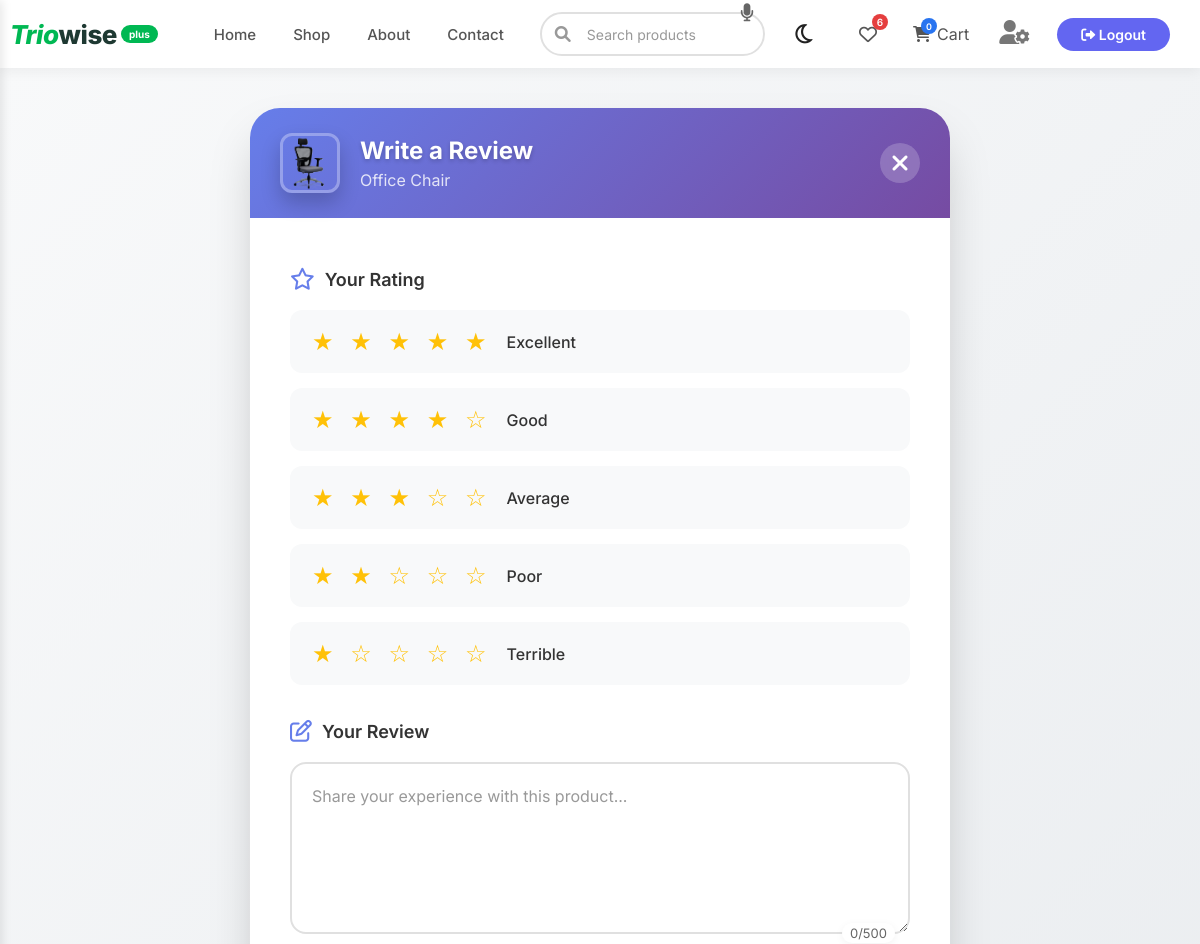
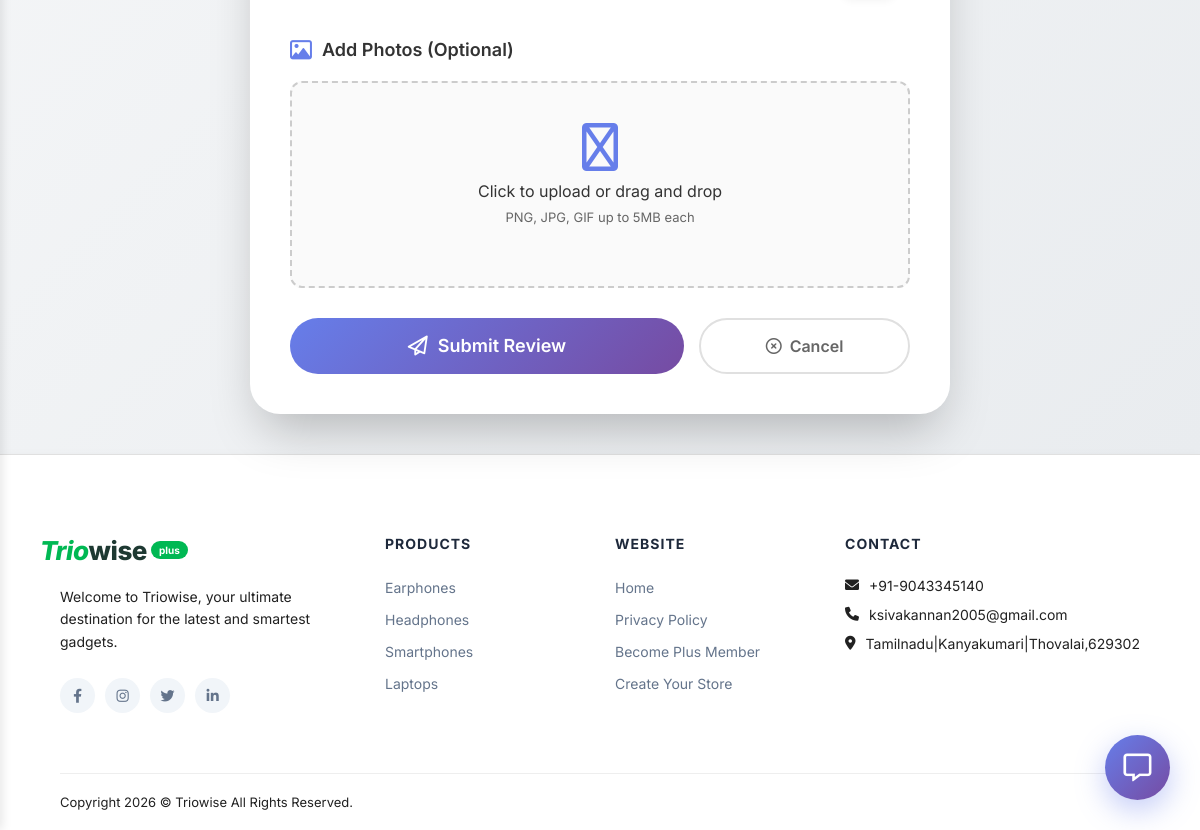
Page /product/96/review (signed in) on the committed database (2 pictures, top to bottom).
### models.py (models this page shows)
class Product(db.Model):
    id = db.Column(db.Integer, primary_key=True)
    name = db.Column(db.String(200), nullable=False)
    description = db.Column(db.Text, nullable=False)
    short_description = db.Column(db.String(300))
    price = db.Column(db.Float, nullable=False)
    compare_price = db.Column(db.Float, nullable=True)
    discount = db.Column(db.Integer, default=0)
    image = db.Column(db.String(300))
    category = db.Column(db.String(100), nullable=False)
    brand = db.Column(db.String(100))
    rating = db.Column(db.Float, default=4.5)
    reviews_count = db.Column(db.Integer, default=0)
    stock = db.Column(db.Integer, default=10)
    featured = db.Column(db.Boolean, default=False)
    created_at = db.Column(db.DateTime, default=datetime.utcnow)

### app.py (the view, shortened to what this page needs)
@app.route('/product/<int:product_id>/review', methods=['GET', 'POST'])
@login_required
def product_review(product_id):
    product = Product.query.get_or_404(product_id)
    form = ReviewForm()
    existing_review = Review.query.filter_by(
        user_id=current_user.id,
        product_id=product_id
    ).first()
    if existing_review:
        flash('You have already reviewed this product!', 'warning')
        return redirect(url_for('product_detail', product_id=product_id))
    return render_template('add_review.html', form=form, product=product)

### forms.py
class ReviewForm(FlaskForm):
    rating = RadioField('Rating', choices=[
        ('5', '★★★★★ Excellent'),
        ('4', '★★★★☆ Good'),
        ('3', '★★★☆☆ Average'),
        ('2', '★★☆☆☆ Poor'),
        ('1', '★☆☆☆☆ Terrible')
    ], coerce=int, validators=[DataRequired()])
    comment = TextAreaField('Your Review', validators=[
        DataRequired(),
        Length(min=10, max=500, message='Review must be between 10 and 500 characters')
    ])
    images = RadioField('images')  # You may need to adjust this based on your needs
    submit = SubmitField('Submit Review')

### app.py (called while the page is built)
@login_manager.user_loader
def load_user(user_id):
    return User.query.get(int(user_id))

@app.context_processor
def inject_now():
    from datetime import datetime
    return {'now': datetime.now()}

@app.context_processor
def inject_now():
    from datetime import datetime
    return {'now': datetime.now()}

### templates/add_review.html (shortened to what this page needs)
{% extends "base.html" %}
{% block content %}
<div class="review-page-container">
    <div class="review-card-modern">
        <div class="review-header">
            <div class="product-mini-info">
                {% if product.image %}
                <img src="{{ url_for('static', filename=product.image) }}" alt="{{ product.name }}" class="product-thumb">
                {% endif %}
                <div>
                    <h1>Write a Review</h1>
                    <h2 class="product-name">{{ product.name }}</h2>
                </div>
            </div>
            <a href="{{ url_for('product_detail', product_id=product.id) }}" class="close-btn">
                <i class="fa-solid fa-xmark"></i>
            </a>
        </div>
        <form method="POST" enctype="multipart/form-data" class="review-form">
            <div class="rating-section-modern">
                <label class="section-label">
                    <i class="fa-regular fa-star"></i>
                    Your Rating
                </label>
                <div class="star-rating-container">
                    <div class="star-rating-wrapper">
                        {% for subfield in form.rating %}
                        <div class="rating-option-card">
                            <label for="rating-{{ subfield.data }}" class="star-label">
                                <span class="star-display">
                                    {% for i in range(5) %}
                                        {% if i < subfield.data|int %}
                                            ★
                                        {% else %}
                                            ☆
                                        {% endif %}
                                    {% endfor %}
                                </span>
                                <span class="rating-text">
                                    {% if subfield.data == '5' %}Excellent{% endif %}
                                    {% if subfield.data == '4' %}Good{% endif %}
                                    {% if subfield.data == '3' %}Average{% endif %}
                                    {% if subfield.data == '2' %}Poor{% endif %}
                                    {% if subfield.data == '1' %}Terrible{% endif %}
                                </span>
                            </label>
                        </div>
                        {% endfor %}
                    </div>
                </div>
            </div>
            <div class="comment-section-modern">
                <label class="section-label">
                    <i class="fa-regular fa-pen-to-square"></i>
                    Your Review
                </label>
                <div class="comment-input-wrapper">
                    {{ form.comment(class="review-textarea", placeholder="Share your experience with this product...", rows="5") }}
                    <div class="char-counter">
                        <span id="charCount">0</span>/500
                    </div>
                </div>
            </div>
            <div class="image-upload-section">
                <label class="section-label">
                    <i class="fa-regular fa-image"></i>
                    Add Photos (Optional)
                </label>
                <div class="upload-area" id="uploadArea">
                    <div class="upload-placeholder" onclick="document.getElementById('imageInput').click()">
                        <i class="fa-regular fa-cloud-upload"></i>
                        <p>Click to upload or drag and drop</p>
                        <span>PNG, JPG, GIF up to 5MB each</span>
                    </div>
                </div>
            </div>
            <div class="form-actions-modern">
                <button type="submit" class="btn-submit-review">
                    <i class="fa-regular fa-paper-plane"></i>
                    Submit Review
                </button>
                <a href="{{ url_for('product_detail', product_id=product.id) }}" class="btn-cancel-review">
                    <i class="fa-regular fa-circle-xmark"></i>
                    Cancel
                </a>
            </div>
        </form>
    </div>
</div>
{% endblock %}

### templates/add_review.html (style rules this page uses)
.review-page-container { min-height: 80vh; background: linear-gradient(135deg, #f8f9fa 0%, #e9ecef 100%); padding: 40px 20px; display: flex; align-items: center; justify-content: center; }
.review-card-modern { max-width: 700px; width: 100%; background: white; border-radius: 30px; box-shadow: 0 25px 50px -12px rgba(0, 0, 0, 0.25); overflow: hidden; animation: slideUp 0.5s ease; }
.review-header { background: linear-gradient(135deg, #667eea 0%, #764ba2 100%); padding: 25px 30px; display: flex; justify-content: space-between; align-items: center; color: white; }
.product-mini-info { display: flex; align-items: center; gap: 20px; }
.product-thumb { width: 60px; height: 60px; border-radius: 12px; object-fit: cover; border: 3px solid rgba(255, 255, 255, 0.3); box-shadow: 0 10px 20px rgba(0, 0, 0, 0.2); }
.review-header h1 { font-size: 24px; font-weight: 700; margin: 0; color: white; text-shadow: 0 2px 4px rgba(0,0,0,0.2); }
.product-name { font-size: 16px; opacity: 0.9; margin: 5px 0 0; font-weight: 400; color: rgba(255, 255, 255, 0.9); }
.close-btn { width: 40px; height: 40px; background: rgba(255, 255, 255, 0.2); border-radius: 50%; display: flex; align-items: center; justify-content: center; color: white; text-decoration: none; font-size: 24px; transition: all 0.3s ease; backdrop-filter: blur(5px); }
.review-form { padding: 40px; }
.section-label { display: block; font-size: 18px; font-weight: 600; color: #333; margin-bottom: 20px; display: flex; align-items: center; gap: 10px; }
.section-label i { color: #667eea; font-size: 22px; }
.rating-section-modern { margin-bottom: 35px; }
.star-rating-wrapper { display: flex; flex-direction: column; gap: 15px; }
.rating-option-card { position: relative; transition: transform 0.3s ease; }
.star-label { display: flex; align-items: center; gap: 15px; padding: 15px 20px; background: #f8f9fa; border: 2px solid transparent; border-radius: 12px; cursor: pointer; transition: all 0.3s ease; }
.star-display { font-size: 24px; color: #ffc107; letter-spacing: 5px; min-width: 140px; }
.rating-text { font-size: 16px; font-weight: 500; color: #333; }
.comment-section-modern { margin-bottom: 30px; }
.comment-input-wrapper { position: relative; }
.review-textarea { width: 100%; padding: 20px; border: 2px solid #e0e0e0; border-radius: 16px; font-size: 16px; line-height: 1.6; transition: all 0.3s ease; resize: vertical; font-family: inherit; }
.char-counter { position: absolute; bottom: 10px; right: 15px; font-size: 13px; color: #666; background: white; padding: 2px 8px; border-radius: 20px; box-shadow: 0 2px 8px rgba(0,0,0,0.05); }
.image-upload-section { margin-bottom: 30px; }
.upload-area { border: 2px dashed #ccc; border-radius: 12px; padding: 20px; transition: all 0.3s ease; background: #fafafa; }
.upload-placeholder { text-align: center; cursor: pointer; padding: 20px; }
.upload-placeholder i { font-size: 48px; color: #667eea; margin-bottom: 10px; }
.upload-placeholder p { font-size: 16px; color: #333; margin-bottom: 5px; }
.upload-placeholder span { font-size: 13px; color: #666; }
.form-actions-modern { display: flex; gap: 15px; margin-top: 30px; }
.btn-submit-review { flex: 2; background: linear-gradient(135deg, #667eea, #764ba2); color: white; border: none; padding: 16px 30px; border-radius: 50px; font-size: 18px; font-weight: 600; cursor: pointer; transition: all 0.3s ease; display: flex; align-items: center; justify-content: center; gap: 10px; position: relative; overflow: hidden; }
.btn-submit-review::before { content: ''; position: absolute; top: 0; left: -100%; width: 100%; height: 100%; background: linear-gradient(90deg, transparent, rgba(255, 255, 255, 0.2), transparent); transition: left 0.5s ease; }
.btn-submit-review i { font-size: 20px; transition: transform 0.3s ease; }
.btn-cancel-review { flex: 1; background: white; color: #666; border: 2px solid #e0e0e0; padding: 16px 20px; border-radius: 50px; font-size: 16px; font-weight: 600; cursor: pointer; transition: all 0.3s ease; display: flex; align-items: center; justify-content: center; gap: 8px; text-decoration: none; }

### rows in the picture
Product: image (picture), name "Office Chair"

### other values in the picture
{{ session.get('cart', [])|length }} "0"
